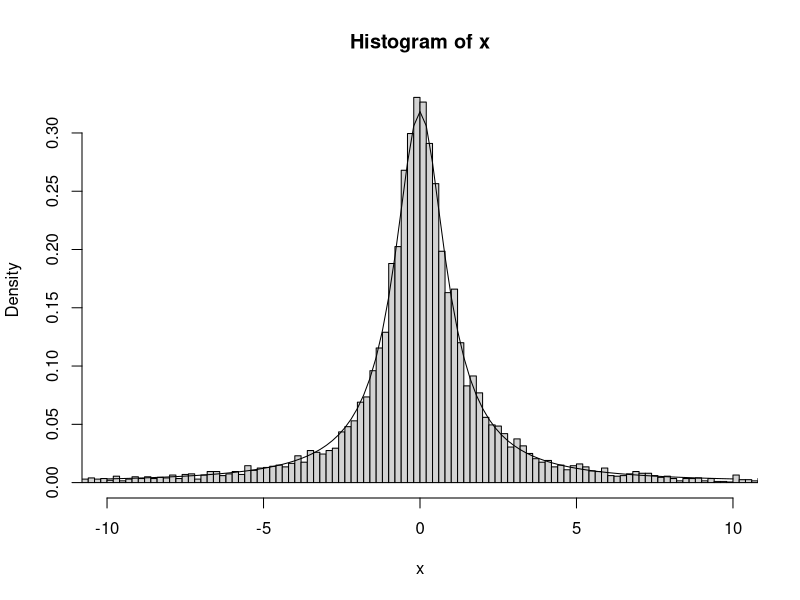
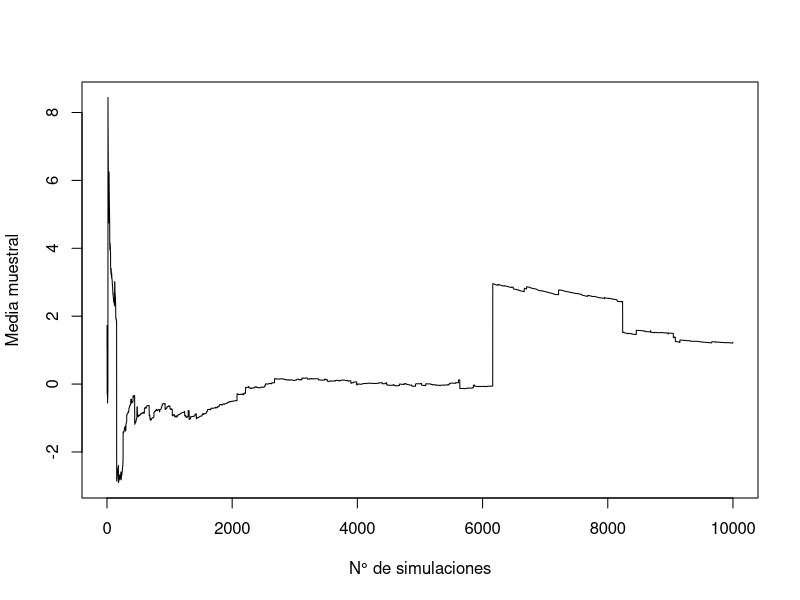
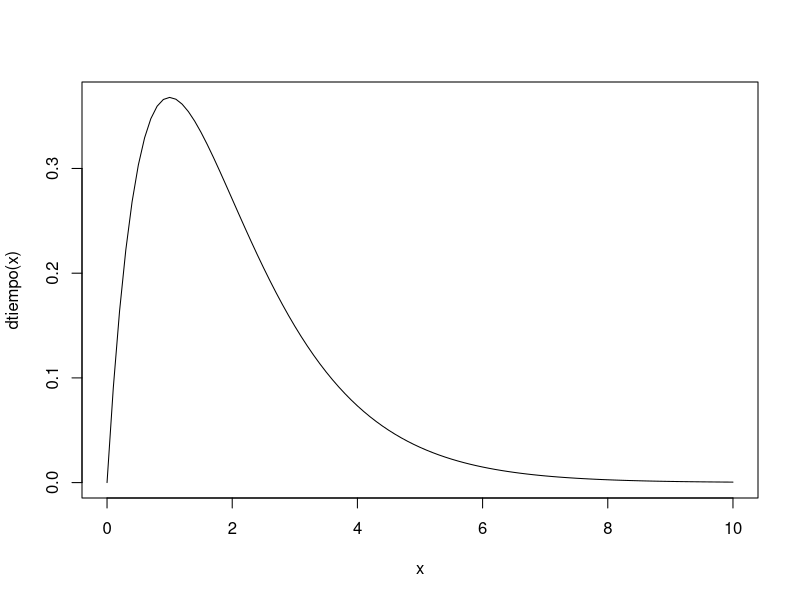
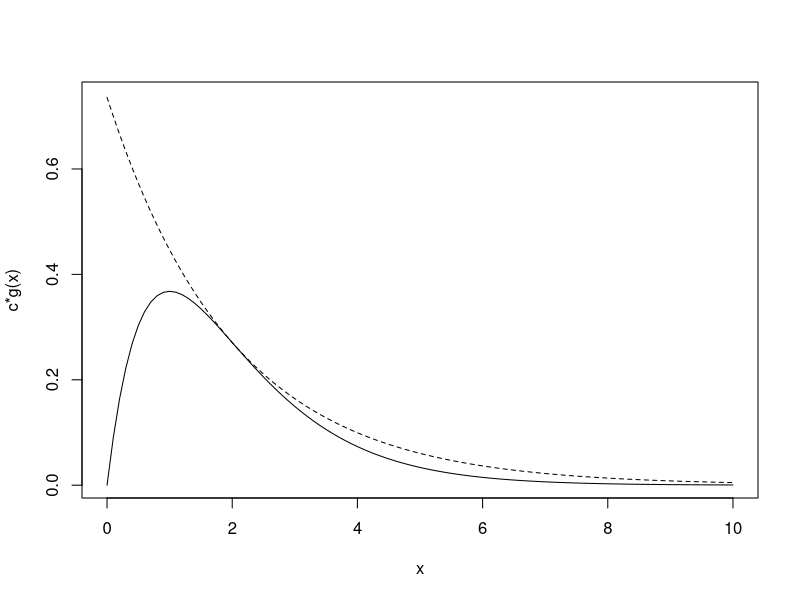
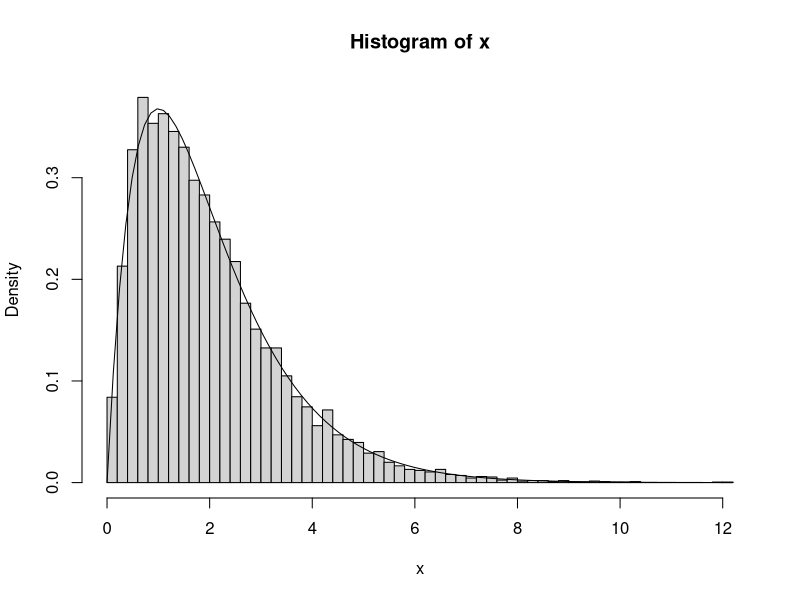

The R script that drew these images, in order:
## ---- chunk 1
# Distribuci?n de Cauchy por inversi?n

rcauchyn <- function(n = 1000) {
# Simulaci?n n valores de distribuci?n de Cauchy
    return(tan(pi*runif(n)))
}
## ---- chunk 2
set.seed(1)
nsim <- 10^4
system.time(x <- rcauchyn(nsim))
## ---- chunk 3
hist(x, breaks = "FD", freq = FALSE, xlim=c(-10,10))
curve(dcauchy(x), add = TRUE)
## ---- chunk 4
plot(1:nsim, cumsum(x)/(1:nsim), type="l", ylab="Media muestral", xlab="N° de simulaciones")
## ---- chunk 5
ddcauchy <- function(x, pi){
# Densidad Cauchy
  1/(pi*(1-x^2))
}

rdcauchy <- function(pi){
# Simulaci?n por inversi?n
# Doble exponencial
  U <- runif(1)
  if (U<0.5) {
    return(tan(pi*(U-0.5)))
  } else {
    return(tan(pi*U))
  }
}

rdcauchyn <- function(n = 1000, pi) {
# Simulaci?n n valores de doble exponencial
    x <- numeric(n)
    for(i in 1:n) x[i]<-rdcauchy(pi)
    return(x)
}

## ---- chunk 6
set.seed(54321)
system.time(x <- rdcauchyn(10^4, pi))
## ---- chunk 7
dtiempo <- function(x) ifelse(x > 0, x * exp(-x), 0)
curve(dtiempo, 0, 10)

lambda.opt <- 0.5
c.opt <- 4/exp(1)

rtiempoAR <- function() {
# Simulaci?n por aceptaci?n-rechazo
# dtiempo a partir de exponencial
  while (TRUE) {
    U <- runif(1)
    X <- rexp(1, lambda.opt)
    ngen <<- ngen + 1 # Comentar esta l?nea para uso normal
    if (c.opt * U * dexp(X, lambda.opt) <= dtiempo(X)) return(X)
  }
}

rtiempoARn <- function(n=1000) {
# Simulaci?n n valores dtiempo
    x <- numeric(n)
    ngen <<- 0 # Comentar esta l?nea para uso normal
    for(i in 1:n) x[i]<-rtiempoAR()
    return(x)
}

## ---- chunk 8
# Grafico
curve(c.opt * dexp(x, lambda.opt), ylab = "c*g(x)", xlim=c(0, 10), lty = 2)
curve(dtiempo(x), add = TRUE)
## ---- chunk 9
# Obtenci?n de un valor c ?ptimo aproximado
# NOTA: a partir del gr?fico del encabezado se deduce que en x=+-2 se obtiene el m?ximo
optimize(f=function(x){dtiempo(x)/dexp(x, lambda.opt)}, maximum=TRUE, interval=c(1,3))$objective
# Valor ?ptimo real
c.opt


# Obtenci?n de valores c y lambda ?ptimos aproximados
fopt <- function(lambda) {
# Obtiene c fijado lambda
  optimize(f=function(x){dtiempo(x)/dexp(x,lambda)}, maximum=TRUE, interval=c(1,3))$objective
}

# Encontar lambda que minimiza
optimize(f = function(x){fopt(x)}, interval = c(0.1,1))

## ---- chunk 10
set.seed(54321)
nsim <- 10^4

ngen <- 0
system.time(x <- rtiempoARn(nsim))
# N? generaciones
{
cat("\nN? de generaciones = ", ngen)
cat("\nN? medio de generaciones = ", ngen/nsim)
cat("\nProporci?n de rechazos = ", 1-nsim/ngen, "\n")
}
## ---- chunk 11
hist(x, breaks="FD", freq=FALSE)
curve(dtiempo(x), add=TRUE)
